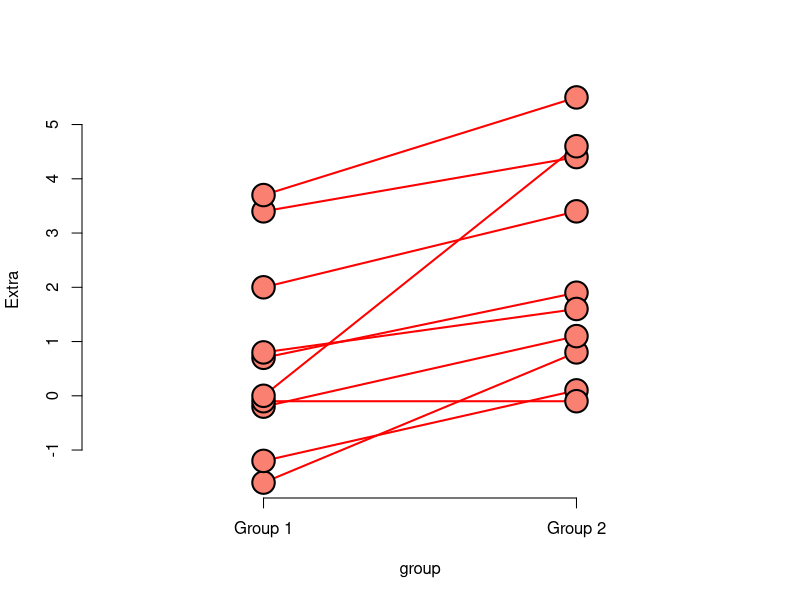

Reproduce this figure in R.
## ---- chunk 1
sp <- sqrt((7 * 15.34^2 + 20 * 18.23^2) / (8 + 21 - 2))
132.86 - 127.44 + c(-1, 1) * qt(.975, 27) * sp * (1 / 8 + 1 / 21)^.5
## ---- chunk 2
data(sleep)
x1 <- sleep$extra[sleep$group == 1]
x2 <- sleep$extra[sleep$group == 2]
n1 <- length(x1)
n2 <- length(x2)
sp <- sqrt( ((n1 - 1) * sd(x1)^2 + (n2-1) * sd(x2)^2) / (n1 + n2-2))
md <- mean(x1) - mean(x2)
semd <- sp * sqrt(1 / n1 + 1/n2)
md + c(-1, 1) * qt(.975, n1 + n2 - 2) * semd
t.test(x1, x2, paired = FALSE, var.equal = TRUE)$conf
t.test(x1, x2, paired = TRUE)$conf
## ---- chunk 3
plot(c(0.5, 2.5), range(x1, x2), type = "n", frame = FALSE, xlab = "group", ylab = "Extra", axes = FALSE)
axis(2)
axis(1, at = 1 : 2, labels = c("Group 1", "Group 2"))
for (i in 1 : n1) lines(c(1, 2), c(x1[i], x2[i]), lwd = 2, col = "red")
for (i in 1 : n1) points(c(1, 2), c(x1[i], x2[i]), lwd = 2, col = "black", bg = "salmon", pch = 21, cex = 3)
